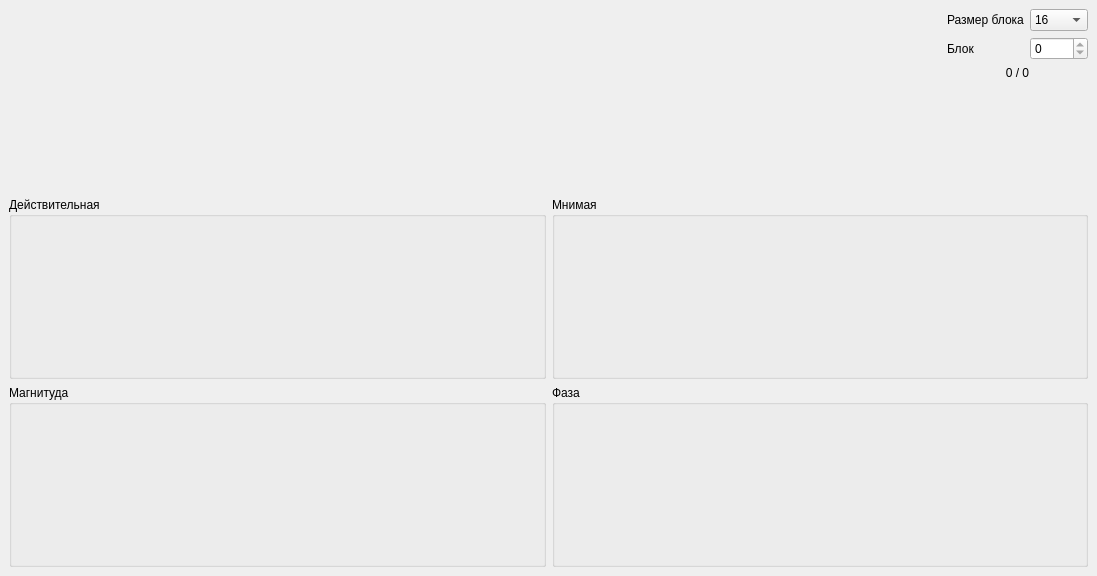
<?xml version="1.0" encoding="UTF-8"?>
<ui version="4.0">
 <class>MainWindow</class>
 <widget class="QMainWindow" name="MainWindow">
  <property name="geometry">
   <rect>
    <x>0</x>
    <y>0</y>
    <width>1097</width>
    <height>576</height>
   </rect>
  </property>
  <property name="windowTitle">
   <string>MainWindow</string>
  </property>
  <widget class="QWidget" name="centralwidget">
   <layout class="QGridLayout" name="gridLayout">
    <item row="1" column="0">
     <widget class="QGroupBox" name="groupBox">
      <property name="title">
       <string>Действительная</string>
      </property>
      <layout class="QVBoxLayout" name="verticalLayout_6">
       <item>
        <widget class="SampleBlockPlot" name="realSampleBlockPlot" native="true">
         <property name="sizePolicy">
          <sizepolicy hsizetype="Expanding" vsizetype="Preferred">
           <horstretch>0</horstretch>
           <verstretch>0</verstretch>
          </sizepolicy>
         </property>
        </widget>
       </item>
      </layout>
     </widget>
    </item>
    <item row="1" column="1">
     <widget class="QGroupBox" name="groupBox_2">
      <property name="title">
       <string>Мнимая</string>
      </property>
      <layout class="QVBoxLayout" name="verticalLayout_7">
       <item>
        <widget class="SampleBlockPlot" name="imaginarySampleBlockPlot" native="true">
         <property name="sizePolicy">
          <sizepolicy hsizetype="Expanding" vsizetype="Preferred">
           <horstretch>0</horstretch>
           <verstretch>0</verstretch>
          </sizepolicy>
         </property>
        </widget>
       </item>
      </layout>
     </widget>
    </item>
    <item row="2" column="0">
     <widget class="QGroupBox" name="groupBox_3">
      <property name="title">
       <string>Магнитуда</string>
      </property>
      <layout class="QVBoxLayout" name="verticalLayout_8">
       <item>
        <widget class="SampleBlockPlot" name="magnitudeSampleBlockPlot" native="true">
         <property name="sizePolicy">
          <sizepolicy hsizetype="Expanding" vsizetype="Preferred">
           <horstretch>0</horstretch>
           <verstretch>0</verstretch>
          </sizepolicy>
         </property>
        </widget>
       </item>
      </layout>
     </widget>
    </item>
    <item row="2" column="1">
     <widget class="QGroupBox" name="groupBox_4">
      <property name="title">
       <string>Фаза</string>
      </property>
      <layout class="QVBoxLayout" name="verticalLayout_5">
       <item>
        <widget class="SampleBlockPlot" name="phaseSampleBlockPlot" native="true">
         <property name="sizePolicy">
          <sizepolicy hsizetype="Expanding" vsizetype="Preferred">
           <horstretch>0</horstretch>
           <verstretch>0</verstretch>
          </sizepolicy>
         </property>
        </widget>
       </item>
      </layout>
     </widget>
    </item>
    <item row="0" column="0" colspan="2">
     <layout class="QHBoxLayout" name="horizontalLayout_2">
      <item>
       <widget class="SampleBlockPlot" name="sampleBlockPlot" native="true">
        <property name="sizePolicy">
         <sizepolicy hsizetype="Expanding" vsizetype="Preferred">
          <horstretch>0</horstretch>
          <verstretch>0</verstretch>
         </sizepolicy>
        </property>
       </widget>
      </item>
      <item>
       <layout class="QFormLayout" name="formLayout_2">
        <item row="1" column="0">
         <widget class="QLabel" name="label">
          <property name="text">
           <string>Блок</string>
          </property>
         </widget>
        </item>
        <item row="1" column="1">
         <widget class="QSpinBox" name="sampleBlockIndexSpinbox">
          <property name="maximum">
           <number>0</number>
          </property>
         </widget>
        </item>
        <item row="2" column="0" colspan="2">
         <widget class="QLabel" name="currentSampleBlockLabel">
          <property name="text">
           <string>0 / 0</string>
          </property>
          <property name="alignment">
           <set>Qt::AlignCenter</set>
          </property>
         </widget>
        </item>
        <item row="0" column="1">
         <widget class="QComboBox" name="sampleBlockSizeSpinbox">
          <property name="currentIndex">
           <number>0</number>
          </property>
          <item>
           <property name="text">
            <string>16</string>
           </property>
          </item>
          <item>
           <property name="text">
            <string>32</string>
           </property>
          </item>
          <item>
           <property name="text">
            <string>64</string>
           </property>
          </item>
          <item>
           <property name="text">
            <string>128</string>
           </property>
          </item>
          <item>
           <property name="text">
            <string>256</string>
           </property>
          </item>
          <item>
           <property name="text">
            <string>512</string>
           </property>
          </item>
          <item>
           <property name="text">
            <string>1024</string>
           </property>
          </item>
          <item>
           <property name="text">
            <string>100</string>
           </property>
          </item>
         </widget>
        </item>
        <item row="0" column="0">
         <widget class="QLabel" name="label_4">
          <property name="text">
           <string>Размер блока</string>
          </property>
         </widget>
        </item>
       </layout>
      </item>
     </layout>
    </item>
   </layout>
  </widget>
 </widget>
 <customwidgets>
  <customwidget>
   <class>SampleBlockPlot</class>
   <extends>QWidget</extends>
   <header>sampleblockplot.h</header>
   <container>1</container>
  </customwidget>
 </customwidgets>
 <resources/>
 <connections/>
</ui>
